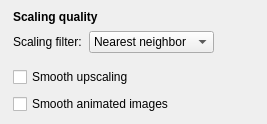
                <widget class="QWidget" name="scalingGroup" native="true">
                 <property name="accessibleName">
                  <string notr="true">SGroup</string>
                 </property>
                 <layout class="QVBoxLayout" name="verticalLayout_24">
                  <property name="spacing">
                   <number>7</number>
                  </property>
                  <property name="leftMargin">
                   <number>13</number>
                  </property>
                  <property name="topMargin">
                   <number>10</number>
                  </property>
                  <property name="rightMargin">
                   <number>13</number>
                  </property>
                  <property name="bottomMargin">
                   <number>10</number>
                  </property>
                  <item>
                   <widget class="QLabel" name="title3">
                    <property name="font">
                     <font>
                      <bold>true</bold>
                     </font>
                    </property>
                    <property name="text">
                     <string>Scaling quality</string>
                    </property>
                   </widget>
                  </item>
                  <item>
                   <layout class="QHBoxLayout" name="horizontalLayout_5">
                    <item>
                     <widget class="QLabel" name="scalingQualityLabel">
                      <property name="enabled">
                       <bool>true</bool>
                      </property>
                      <property name="sizePolicy">
                       <sizepolicy hsizetype="Minimum" vsizetype="Minimum">
                        <horstretch>0</horstretch>
                        <verstretch>0</verstretch>
                       </sizepolicy>
                      </property>
                      <property name="minimumSize">
                       <size>
                        <width>0</width>
                        <height>0</height>
                       </size>
                      </property>
                      <property name="toolTip">
                       <string/>
                      </property>
                      <property name="text">
                       <string>Scaling filter:</string>
                      </property>
                     </widget>
                    </item>
                    <item>
                     <widget class="QComboBox" name="scalingQualityComboBox">
                      <property name="enabled">
                       <bool>true</bool>
                      </property>
                      <property name="sizePolicy">
                       <sizepolicy hsizetype="Minimum" vsizetype="Minimum">
                        <horstretch>0</horstretch>
                        <verstretch>0</verstretch>
                       </sizepolicy>
                      </property>
                      <property name="minimumSize">
                       <size>
                        <width>0</width>
                        <height>0</height>
                       </size>
                      </property>
                      <property name="toolTip">
                       <string/>
                      </property>
                      <property name="toolTipDuration">
                       <number>-1</number>
                      </property>
                      <property name="currentIndex">
                       <number>0</number>
                      </property>
                      <item>
                       <property name="text">
                        <string>Nearest neighbor</string>
                       </property>
                      </item>
                      <item>
                       <property name="text">
                        <string>Bilinear</string>
                       </property>
                      </item>
                     </widget>
                    </item>
                    <item>
                     <spacer name="horizontalSpacer_29">
                      <property name="orientation">
                       <enum>Qt::Horizontal</enum>
                      </property>
                      <property name="sizeHint" stdset="0">
                       <size>
                        <width>40</width>
                        <height>20</height>
                       </size>
                      </property>
                     </spacer>
                    </item>
                   </layout>
                  </item>
                  <item>
                   <widget class="QWidget" name="widget_10" native="true">
                    <property name="accessibleName">
                     <string notr="true">SLine</string>
                    </property>
                   </widget>
                  </item>
                  <item>
                   <widget class="QCheckBox" name="smoothUpscalingCheckBox">
                    <property name="sizePolicy">
                     <sizepolicy hsizetype="MinimumExpanding" vsizetype="Minimum">
                      <horstretch>0</horstretch>
                      <verstretch>0</verstretch>
                     </sizepolicy>
                    </property>
                    <property name="minimumSize">
                     <size>
                      <width>0</width>
                      <height>0</height>
                     </size>
                    </property>
                    <property name="toolTip">
                     <string>When unchecked, nearest neighbor algorithm will be used for upscaling.</string>
                    </property>
                    <property name="text">
                     <string>Smooth upscaling</string>
                    </property>
                   </widget>
                  </item>
                  <item>
                   <widget class="QCheckBox" name="smoothAnimatedImagesCheckBox">
                    <property name="sizePolicy">
                     <sizepolicy hsizetype="MinimumExpanding" vsizetype="Minimum">
                      <horstretch>0</horstretch>
                      <verstretch>0</verstretch>
                     </sizepolicy>
                    </property>
                    <property name="minimumSize">
                     <size>
                      <width>0</width>
                      <height>0</height>
                     </size>
                    </property>
                    <property name="text">
                     <string>Smooth animated images</string>
                    </property>
                   </widget>
                  </item>
                 </layout>
                </widget>
